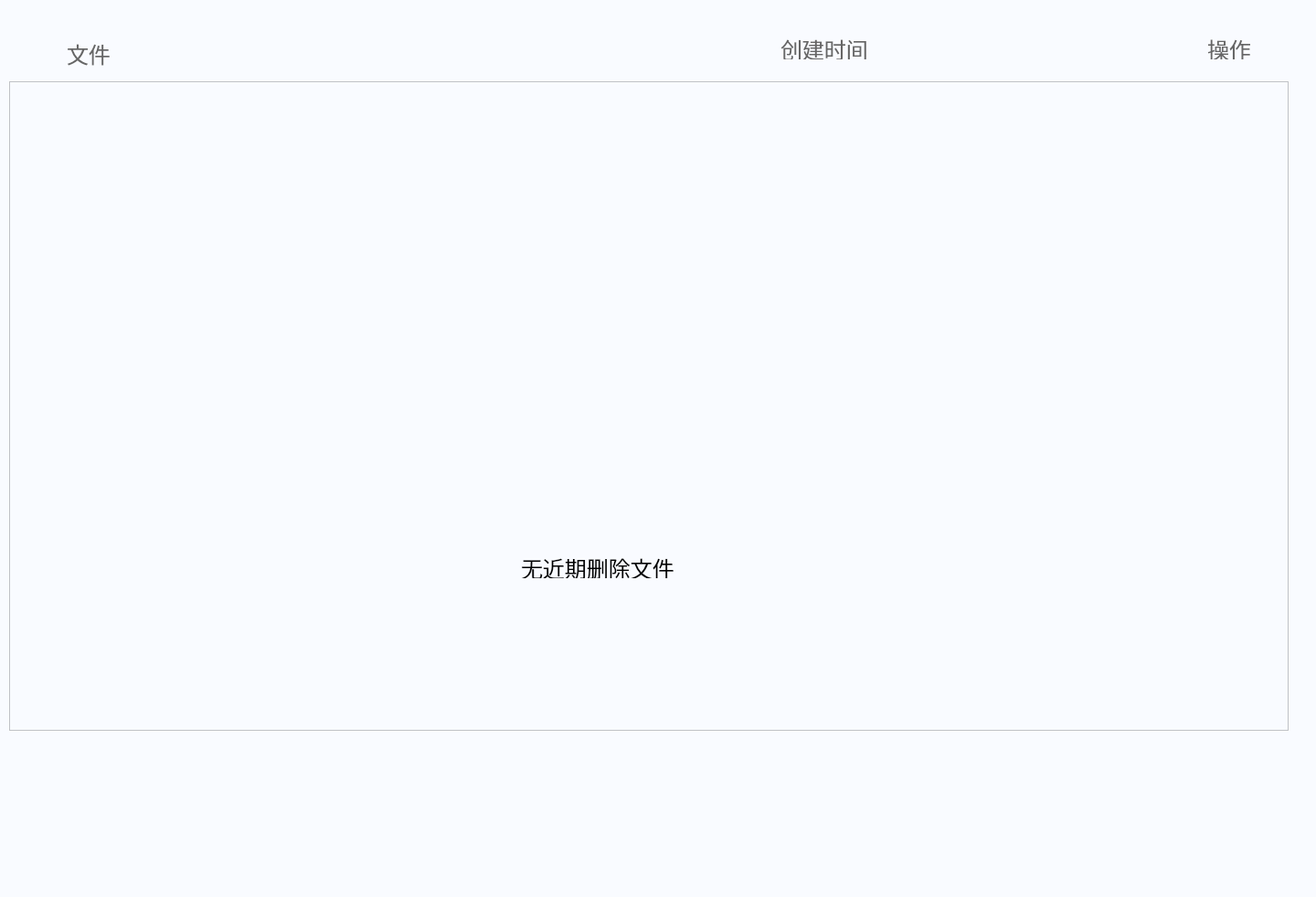
<?xml version="1.0" encoding="UTF-8"?>
<ui version="4.0">
 <class>RecycleBin</class>
 <widget class="QWidget" name="RecycleBin">
  <property name="geometry">
   <rect>
    <x>0</x>
    <y>0</y>
    <width>1440</width>
    <height>982</height>
   </rect>
  </property>
  <property name="windowTitle">
   <string>Form</string>
  </property>
  <property name="styleSheet">
   <string notr="true">background-color:rgba(249, 251, 255, 1)</string>
  </property>
  <widget class="QLabel" name="lb_file">
   <property name="geometry">
    <rect>
     <x>73</x>
     <y>41</y>
     <width>51</width>
     <height>31</height>
    </rect>
   </property>
   <property name="font">
    <font>
     <pointsize>18</pointsize>
    </font>
   </property>
   <property name="styleSheet">
    <string notr="true">color:rgba(102, 102, 102, 1)</string>
   </property>
   <property name="text">
    <string>&lt;html&gt;&lt;head/&gt;&lt;body&gt;&lt;p&gt;文件&lt;/p&gt;&lt;/body&gt;&lt;/html&gt;</string>
   </property>
  </widget>
  <widget class="QLabel" name="lb_createtime">
   <property name="geometry">
    <rect>
     <x>854</x>
     <y>41</y>
     <width>95</width>
     <height>24</height>
    </rect>
   </property>
   <property name="font">
    <font>
     <pointsize>18</pointsize>
    </font>
   </property>
   <property name="styleSheet">
    <string notr="true">color:rgba(102, 102, 102, 1)</string>
   </property>
   <property name="text">
    <string>创建时间</string>
   </property>
  </widget>
  <widget class="QLabel" name="lb_operation">
   <property name="geometry">
    <rect>
     <x>1321</x>
     <y>41</y>
     <width>48</width>
     <height>24</height>
    </rect>
   </property>
   <property name="font">
    <font>
     <pointsize>18</pointsize>
    </font>
   </property>
   <property name="styleSheet">
    <string notr="true">color:rgba(102, 102, 102, 1)</string>
   </property>
   <property name="text">
    <string>操作</string>
   </property>
  </widget>
  <widget class="PictureBox" name="recyclebin_pic" native="true">
   <property name="geometry">
    <rect>
     <x>479</x>
     <y>240</y>
     <width>350</width>
     <height>350</height>
    </rect>
   </property>
  </widget>
  <widget class="QLabel" name="lb_no_content">
   <property name="geometry">
    <rect>
     <x>570</x>
     <y>609</y>
     <width>167</width>
     <height>24</height>
    </rect>
   </property>
   <property name="font">
    <font>
     <pointsize>18</pointsize>
    </font>
   </property>
   <property name="frameShape">
    <enum>QFrame::NoFrame</enum>
   </property>
   <property name="text">
    <string>无近期删除文件</string>
   </property>
  </widget>
  <widget class="QListWidget" name="contentList">
   <property name="geometry">
    <rect>
     <x>10</x>
     <y>89</y>
     <width>1400</width>
     <height>711</height>
    </rect>
   </property>
   <property name="verticalScrollBarPolicy">
    <enum>Qt::ScrollBarAlwaysOff</enum>
   </property>
   <property name="horizontalScrollBarPolicy">
    <enum>Qt::ScrollBarAlwaysOff</enum>
   </property>
   <property name="currentRow">
    <number>-1</number>
   </property>
  </widget>
  <zorder>contentList</zorder>
  <zorder>lb_file</zorder>
  <zorder>lb_createtime</zorder>
  <zorder>lb_operation</zorder>
  <zorder>recyclebin_pic</zorder>
  <zorder>lb_no_content</zorder>
 </widget>
 <customwidgets>
  <customwidget>
   <class>PictureBox</class>
   <extends>QWidget</extends>
   <header>picturebox.h</header>
   <container>1</container>
  </customwidget>
 </customwidgets>
 <resources/>
 <connections/>
</ui>
